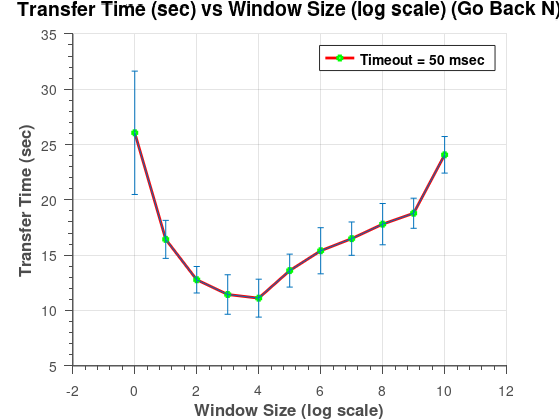
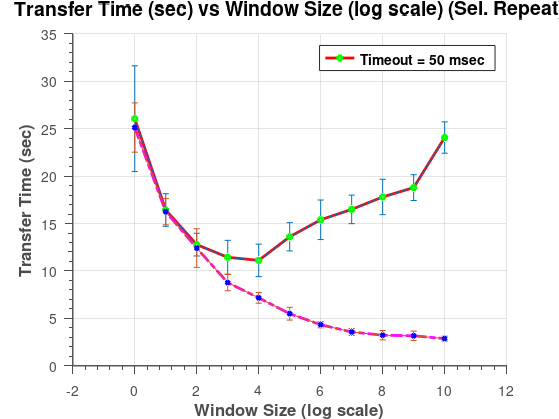
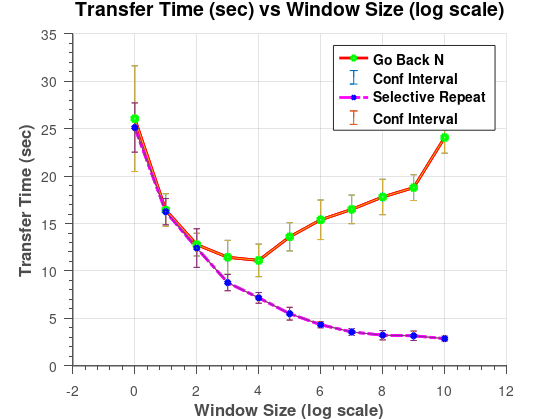
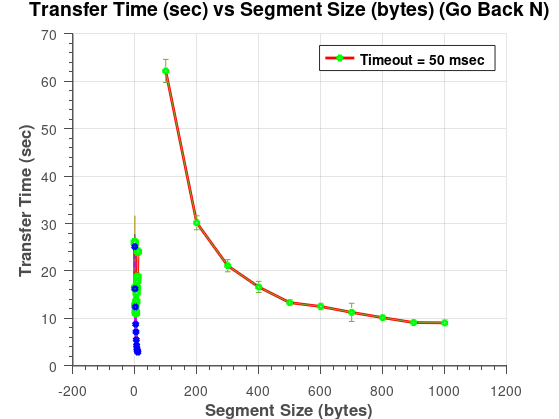

Recreate these plots in MATLAB, in order.
function proj_visuals

%Task 1

    data1 = load('task1/results_task1_gobackn.txt');
    data1(:, 1) = log2(data1(:, 1));
    generate_single_plot(data1, 'Transfer Time (sec) vs Window Size (log scale) (Go Back N)',...
                         'Window Size (log scale)', 'Transfer Time (sec)',...
                         {'Timeout = 50 msec'}, 'task1/figure_task1_gobackn.eps', 1,...
                         '-rs', [.49 1 .63], 'g');
                     
    data2 = load('task1/results_task1_selrepeat.txt');
    data2(:, 1) = log2(data2(:, 1));
    generate_single_plot(data2, 'Transfer Time (sec) vs Window Size (log scale) (Sel. Repeat)',...
                         'Window Size (log scale)', 'Transfer Time (sec)',...
                         {'Timeout = 50 msec'}, 'task1/figure_task1_selrepeat.eps', 1,...
                         '-.dm', [.49 1 .63], 'b');

    generate_single_plot_hold(data1, 'Transfer Time (sec) vs Window Size (log scale) (Go Back N)',...
                         'Window Size (log scale)', 'Transfer Time (sec)',...
                         {'Timeout = 50 msec'}, 1, '-rs', [.49 1 .63], 'g');   
    
    generate_single_plot_hold(data2, 'Transfer Time (sec) vs Window Size (log scale) (Sel. Repeat)',...
                         'Window Size (log scale)', 'Transfer Time (sec)',...
                         {'Timeout = 50 msec'}, 1 ,'-.dm', [.49 1 .63], 'b');
    
    title('Transfer Time (sec) vs Window Size (log scale)');   
    hTitle = get(gca, 'Title');
    hXLabel = get(gca, 'XLabel');
    hYLabel = get(gca, 'YLabel');        
    set(gca,'FontName','Helvetica')
    set([hTitle, hXLabel, hYLabel], 'FontName', 'Helvetica', 'FontWeight', 'bold');set([hXLabel, hYLabel], 'FontSize', 12)
    set(hTitle,'FontSize', 14, 'FontWeight', 'bold');
    
    legend({'Go Back N', 'Conf Interval', 'Selective Repeat', 'Conf Interval'}, 'Location', 'Best');
    
    set(gcf, 'PaperPositionMode', 'auto');
    print('-depsc2', 'task1/figure_task1_combined.eps');    
    close;
    
%Task 2
    data1 = load('task2/results_task2_gobackn.txt');
    generate_single_plot(data1, 'Transfer Time (sec) vs Segment Size (bytes) (Go Back N)',...
                         'Segment Size (bytes)', 'Transfer Time (sec)',...
                         {'Timeout = 50 msec'}, 'task2/figure_task2_gobackn.eps', 1,...
                         '-rs', [.49 1 .63], 'g');
    
    data2 = load('task2/results_task2_selrepeat.txt');
    generate_single_plot(data2, 'Transfer Time (sec) vs Segment Size (bytes) (Sel. Repeat)',...
                         'Segment Size (bytes)', 'Transfer Time (sec)',...
                         {'Timeout = 50 msec'}, 'task2/figure_task2_selrepeat.eps', 1,...
                         '-.dm', [.49 1 .63], 'b');                 
    
    generate_single_plot_hold(data1, 'Transfer Time (sec) vs Segment Size (bytes) (Go Back N)',...
                         'Segment Size (bytes)', 'Transfer Time (sec)',...
                         {'Timeout = 50 msec'}, 1, '-rs', [.49 1 .63], 'g');   
    
    generate_single_plot_hold(data2, 'Transfer Time (sec) vs Segment Size (bytes) (Sel. Repeat)',...
                         'Segment Size (bytes)', 'Transfer Time (sec)',...
                         {'Timeout = 50 msec'}, 1 ,'-.dm', [.49 1 .63], 'b');
    title('Transfer Time (sec) vs Segment Size (bytes)');   
    hTitle = get(gca, 'Title');
    hXLabel = get(gca, 'XLabel');
    hYLabel = get(gca, 'YLabel');        
    set(gca,'FontName','Helvetica')
    set([hTitle, hXLabel, hYLabel], 'FontName', 'Helvetica', 'FontWeight', 'bold');set([hXLabel, hYLabel], 'FontSize', 12)
    set(hTitle,'FontSize', 14, 'FontWeight', 'bold');
    
    legend({'Go Back N', 'Conf Interval', 'Selective Repeat', 'Conf Interval'}, 'Location', 'Best');
    
    set(gcf, 'PaperPositionMode', 'auto');
    print('-depsc2', 'task2/figure_task2_combined.eps');    
    close;  
    
%Task 3
    data1 = load('task3/results_task3_gobackn.txt');
    prob = 0.01:0.01:0.1;    
    data1 = [prob' data1];
    generate_single_plot(data1, 'Transfer Time (sec) vs Segment Loss Probability (Go Back N)' ,...
                         'Loss Probability', 'Transfer Time (sec)',...
                         {'Timeout = 50 msec'}, 'task3/figure_task3_gobackn.eps', 1,...
                         '-rs', [.49 1 .63], 'g');
                     
    data2 = load('task3/results_task3_selrepeat.txt');
    prob = 0.01:0.01:0.1;    
    data2 = [prob' data2];
    generate_single_plot(data2, 'Transfer Time (sec) vs Segment Loss Probability (Sel. Repeat)' ,...
                         'Loss Probability', 'Transfer Time (sec)',...
                         {'Timeout = 50 msec'}, 'task3/figure_task3_selrepeat.eps', 1,...
                         '-.dm', [.49 1 .63], 'b');                     
                     
    
    generate_single_plot_hold(data1, 'Transfer Time (sec) vs Segment Loss Probability (Go Back N)',...
                         'Loss Probability', 'Transfer Time (sec)',...
                         {'Timeout = 50 msec'}, 1, '-rs', [.49 1 .63], 'g');   
    
    generate_single_plot_hold(data2, 'Transfer Time (sec) vs Segment Loss Probability (Sel. Repeat)',...
                         'Loss Probability', 'Transfer Time (sec)',...
                         {'Timeout = 50 msec'}, 1 ,'-.dm', [.49 1 .63], 'b');
    title('Transfer Time (sec) vs Loss Probability');   
    hTitle = get(gca, 'Title');
    hXLabel = get(gca, 'XLabel');
    hYLabel = get(gca, 'YLabel');        
    set(gca,'FontName','Helvetica')
    set([hTitle, hXLabel, hYLabel], 'FontName', 'Helvetica', 'FontWeight', 'bold');set([hXLabel, hYLabel], 'FontSize', 12)
    set(hTitle,'FontSize', 14, 'FontWeight', 'bold');
    
    legend({'Go Back N', 'Conf Interval', 'Selective Repeat', 'Conf Interval'}, 'Location', 'Best');
    
    set(gcf, 'PaperPositionMode', 'auto');
    print('-depsc2', 'task3/figure_task3_combined.eps');    
    close;
end

function generate_single_plot_hold(data, ttl, xlbl, ylbl, lgnd, plotConfInterval,...
                                   lineStyle, markerFaceColor, markerEdgeColor)

figure(1);
confInterval = (data(:, 4) - data(:, 3))/2;

plot(data(:, 1), data(:, 2), lineStyle, 'LineWidth', 2, 'MarkerSize', 4, 'MarkerFaceColor' , markerFaceColor, 'MarkerEdgeColor', markerEdgeColor);
hold on;
confInterval = (data(:, 4) - data(:, 3))/2;
if (plotConfInterval)
    errorbar(data(:, 1), data(:, 2), confInterval);      
end
grid on;

hTitle = title(ttl);
hXLabel = xlabel(xlbl);
hYLabel = ylabel(ylbl);

set(gca,'FontName','Helvetica')

set([hTitle, hXLabel, hYLabel], 'FontName', 'Helvetica', 'FontWeight', 'bold');set([hXLabel, hYLabel], 'FontSize', 12)
set(hTitle,'FontSize', 14, 'FontWeight', 'bold');
grid on
set(gca, ...
    'Box'         , 'off'     , ...
    'TickDir'     , 'out'     , ...
    'TickLength'  , [.02 .02] , ...
    'XMinorTick'  , 'on'      , ...
    'YMinorTick'  , 'on'      , ...
    'YGrid'       , 'on'      , ...
    'XColor'      , [.3 .3 .3], ...
    'YColor'      , [.3 .3 .3], ...
    'LineWidth'   , 1         );
axis fill
hold on;

end


function generate_single_plot(data, ttl, xlbl, ylbl, lgnd, outputfilename, plotConfInterval,...
                              lineStyle, markerFaceColor, markerEdgeColor)

figure(1);
confInterval = (data(:, 4) - data(:, 3))/2;

plot(data(:, 1), data(:, 2), lineStyle, 'LineWidth', 2, 'MarkerSize', 3, 'MarkerFaceColor' , markerFaceColor, 'MarkerEdgeColor', markerEdgeColor);
hold on;
confInterval = (data(:, 4) - data(:, 3))/2;
if (plotConfInterval)
    errorbar(data(:, 1), data(:, 2), confInterval);      
end
grid on;

hTitle = title(ttl);
hXLabel = xlabel(xlbl);
hYLabel = ylabel(ylbl);
hLegend = legend(lgnd, 'Location', 'Best');

set(gca,'FontName','Helvetica')

set([hTitle, hXLabel, hYLabel, hLegend], 'FontName', 'Helvetica', 'FontWeight', 'bold');
set([hLegend, gca], 'FontSize', 10);
set([hXLabel, hYLabel], 'FontSize', 12)
set(hTitle,'FontSize', 14, 'FontWeight', 'bold');
grid on
set(gca, ...
    'Box'         , 'off'     , ...
    'TickDir'     , 'out'     , ...
    'TickLength'  , [.02 .02] , ...
    'XMinorTick'  , 'on'      , ...
    'YMinorTick'  , 'on'      , ...
    'YGrid'       , 'on'      , ...
    'XColor'      , [.3 .3 .3], ...
    'YColor'      , [.3 .3 .3], ...
    'LineWidth'   , 1         );
axis fill

set(gcf, 'PaperPositionMode', 'auto');
print('-depsc2', outputfilename);
close;

end
